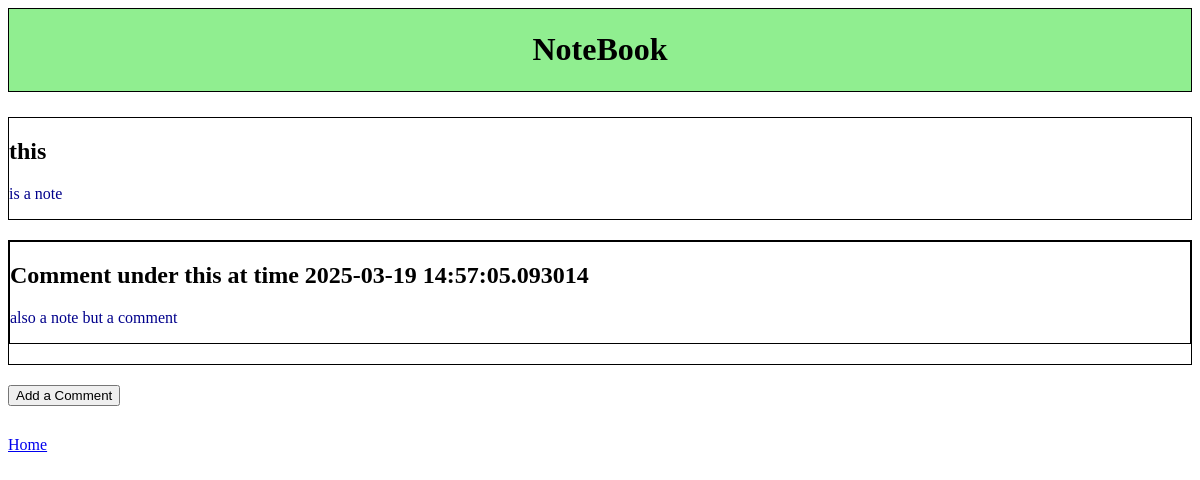
Screenshot of /note/1 with the database file from the repository.
### notebook/models.py (models this page shows)
class Note(db.Model):
    id = db.Column(db.Integer, primary_key=True)
    name = db.Column(db.Text, nullable=False)
    content = db.Column(db.Text, nullable=False)
    comments = db.relationship('Comment', backref='note', cascade='all, delete-orphan', lazy=True)

class Comment(db.Model):
    id = db.Column(db.Integer, primary_key=True)
    content = db.Column(db.Text, nullable=False)
    note_id = db.Column(db.Integer, db.ForeignKey('note.id'), nullable=False)
    name = db.Column(db.Text, nullable=False)

### notebook/routes.py (the view)
@app.route("/note/<note_id>", methods=['GET', 'POST'])
def notes_page(note_id):
    note = Note.query.get(note_id)
    content = note.content
    comments = Comment.query.filter_by(note_id=note.id).all()
    return render_template('note.html', name=note.name, content=content, comments=comments, note_id=note_id)

### notebook/templates/note.html (shortened to what this page needs)
<!DOCTYPE html>
<html>
    <head>
        <link rel="stylesheet" href="{{ url_for('static', filename='css/main.css') }}"/>
    </head>
    <body>
        <header>
            <h1>NoteBook</h1>
        </header>
        <div>
            <h2>{{ name }}</h2>
            <p>{{ content }}</p>
        </div>
        <div>
            {% for comment in comments %}
                <div>
                    <h2>{{ comment.name }}</h2>
                    <p>{{ comment.content }}</p>
                </div>
            {% else %}
                <p>No comments yet.</p>
            {% endfor %}
        </div>
          <button id="toggleButton">Add a Comment</button>
        <div style="margin-top:30px; border:white;">
            <a href="{{ url_for('main_page') }}">Home</a>
        </div>
    </body>
</html>

### notebook/static/css/main.css (style rules this page uses)
header { background-color: lightgreen; text-align: center; padding: 1px; outline: 1px; border: 1px solid black; margin-bottom: 25px; }
div { border:1px solid black; margin-bottom:20px; }
p { color:darkblue; }

### rows the page displays
Note: name "this", content "is a note"
Comment: name "Comment under this at time 2025-03-19 14:57:05.093014", content "also a note but a comment"
